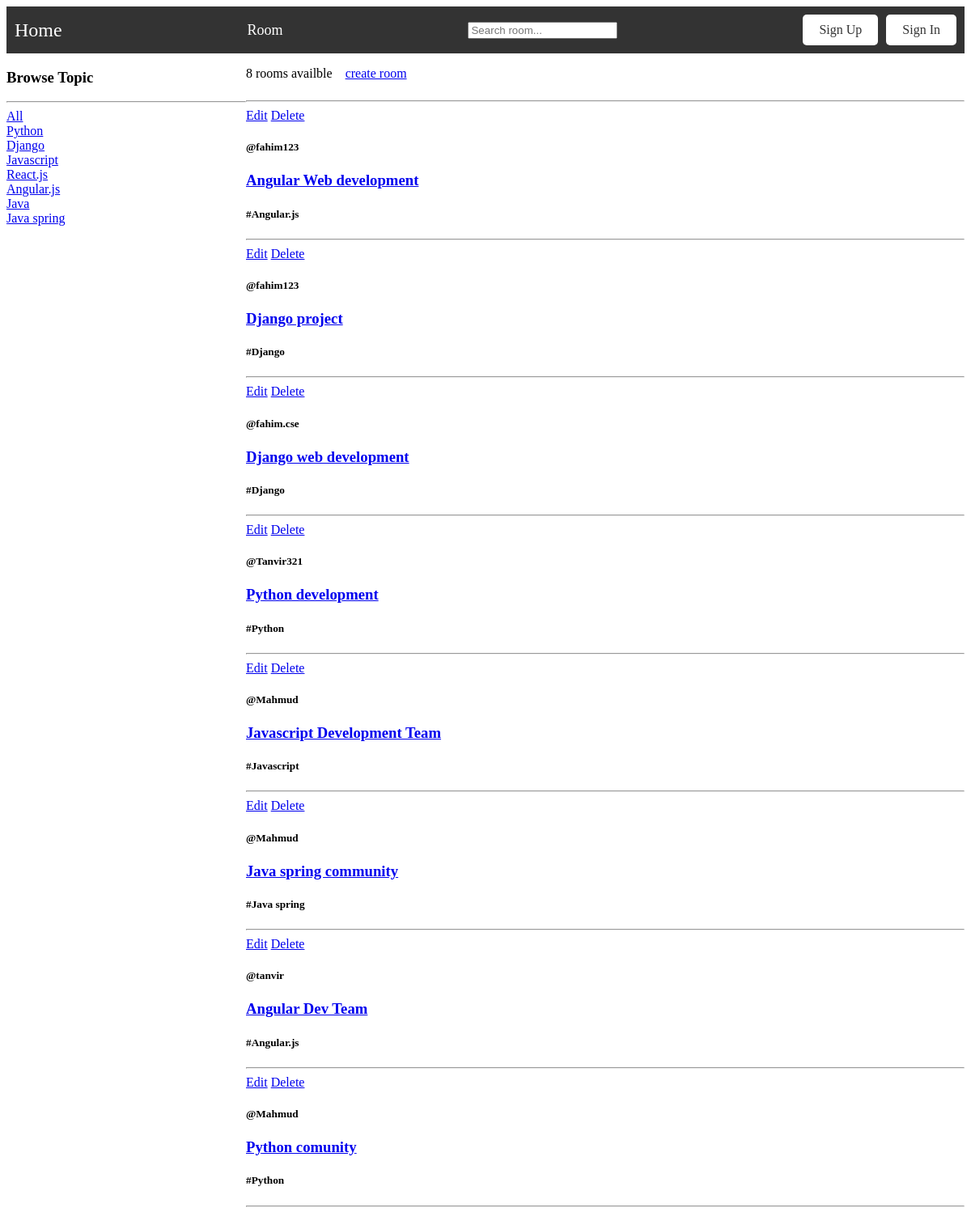
Before: /room/ with the older database file.
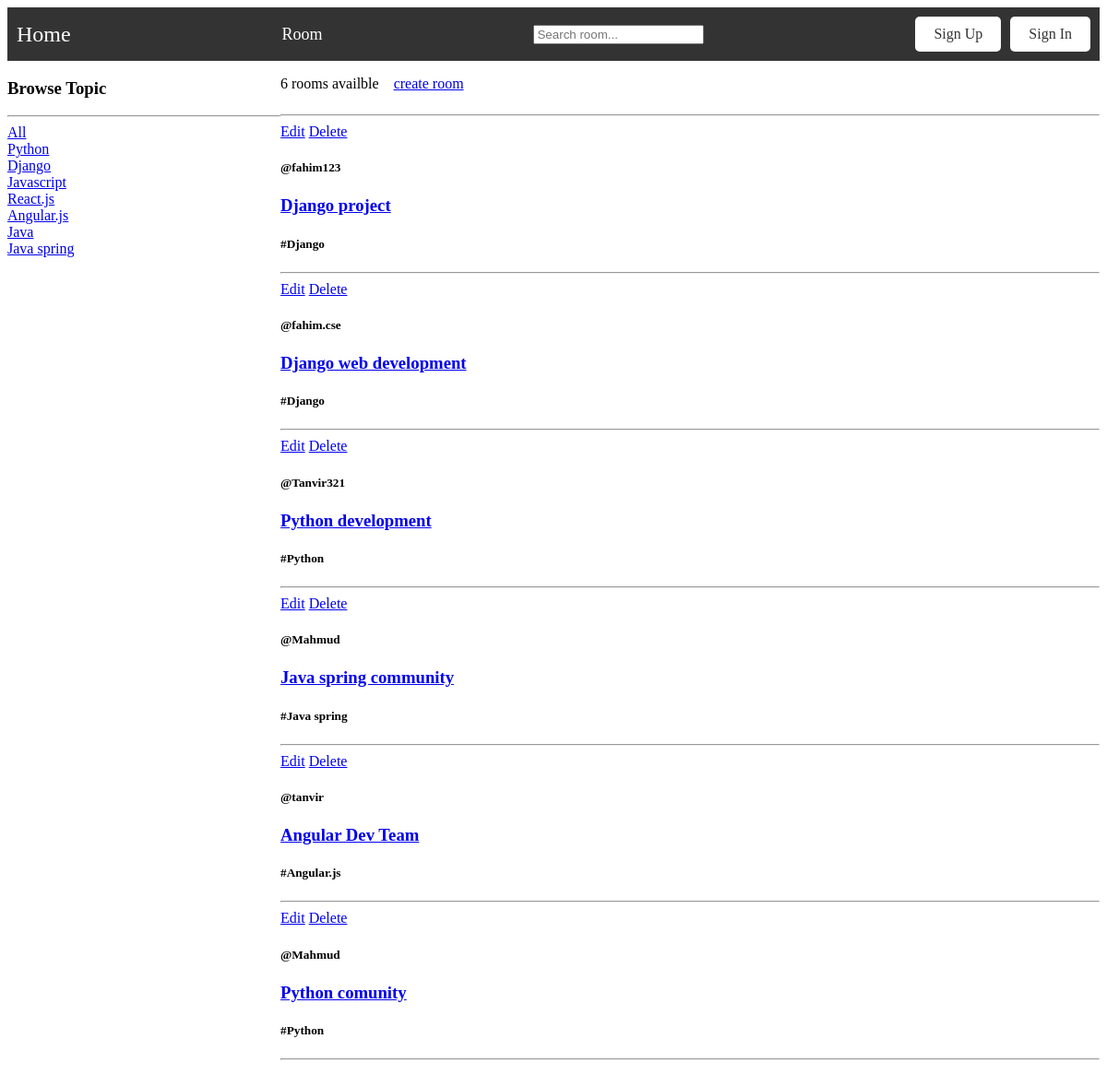
After: the same page with the newer database file.
### main/models.py (models this page shows, shortened)
class Topic(models.Model):
    name = models.CharField(max_length=100)
    def __str__(self):
        return self.name

class RoomDatabase(models.Model):
    host = models.ForeignKey(User, on_delete=models.SET_NULL, null=True)
    topic = models.ForeignKey(Topic, on_delete=models.SET_NULL, null=True)
    name = models.CharField(max_length=100)
    description = models.TextField(null=True, blank=True)
    updated = models.DateTimeField(auto_now=True)
    created = models.DateTimeField(auto_now_add=True)
    class Meta:
        ordering = ['-updated', '-created']

### main/views.py (the view)
# urls.py: path('room/', views.room, name='room'),
def room(request):
    q = request.GET.get('q') if request.GET.get('q') != None else ''
    rooms = RoomDatabase.objects.filter(
        Q(topic__name__icontains=q) |
        Q(name__icontains=q) |
        Q(description__icontains=q)
    )
    topics = Topic.objects.all()
    room_count = rooms.count()
    dic = {
        "rooms": rooms,
        "topics": topics,
        "room_count": room_count,
    }
    return render(request, 'home/room.html', context=dic)

### templates/home/room.html (shortened to what this page needs)
{%extends 'home/layout.html'%}
{%block content%}
<div class="home_container">
    <div>
        <h3>Browse Topic</h3>
        <hr>
        <div>
            <a href="{%url 'room'%}">All</a>
        </div>
        {%for topic in topics%}
            <div>
                <a href="{%url 'room'%}?q={{topic.name}}">{{topic.name}}</a>
            </div>
        {%endfor%}
    </div>
    <div>
        <div class="top_portion">
            <p>{{room_count}} rooms availble</p>
            <a href="{%url 'create-room'%}">create room</a>
        </div>
        <hr>
        {%for room in rooms%}
            <a href="{%url 'update-room' room.id%}">Edit</a>
            <a href="{%url 'delete-room' room.id%}">Delete</a>
            <h5>@{{room.host}}</h5>
            <h3><a href="{% url 'room_dynamic_route' room.id %}">{{room.name}}</a></h3>
            <h5>#{{room.topic}}</h5>
            <hr>
        {%endfor%}
    </div>
</div>
{%endblock content%}

Changed rows visible on the page:
removed RoomDatabase: host "fahim123", name "Angular Web development", topic "Angular.js"
removed RoomDatabase: host "Mahmud", name "Javascript Development Team", topic "Javascript"
Other visible differences:
{{ room_count }}: "8" → "6"
